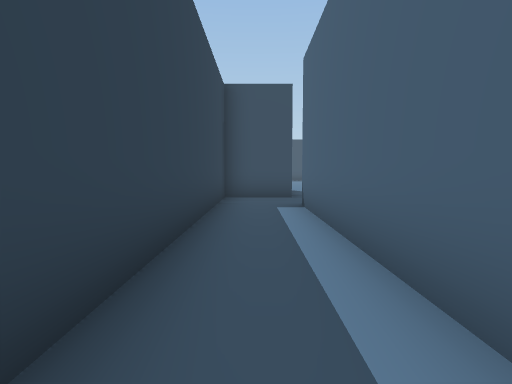
View 1 (above)

16 first-person views from a walk through a 3-D level made in the Unity game engine. The camera is 1.5 m above the floor, tilts 4° down and sees 80° across. The floor is counted in squares, 2 m on a side. Each view is taken from the middle of a square. On the plan, view 1 faces up. The plan holds only what a view shows up to about 10 squares ahead; the rest is blank.

View 2
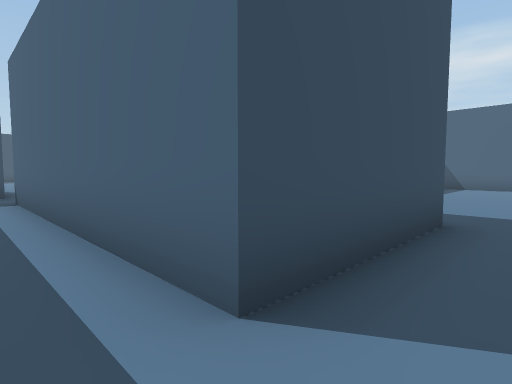

View 3
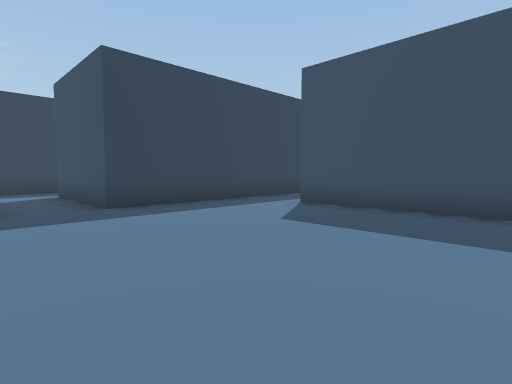

View 4
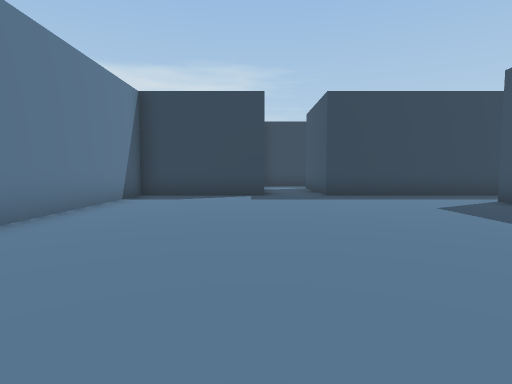

View 5
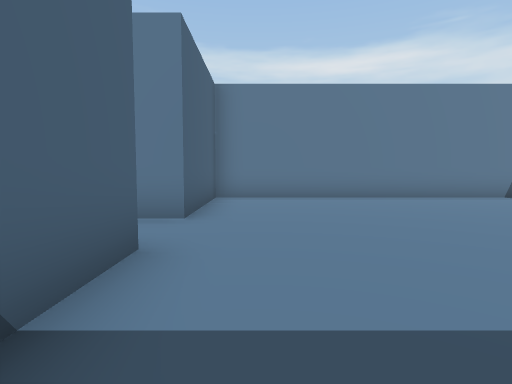

View 6
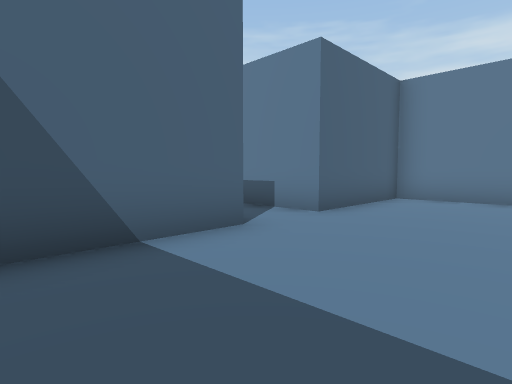

View 7
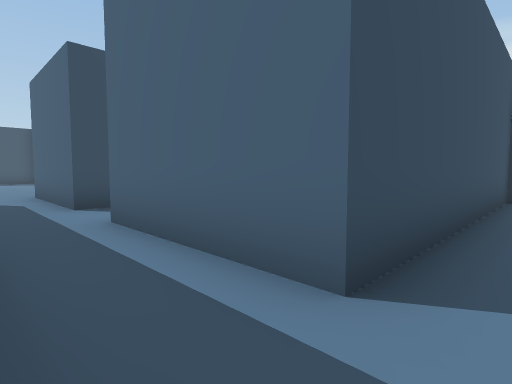

View 8
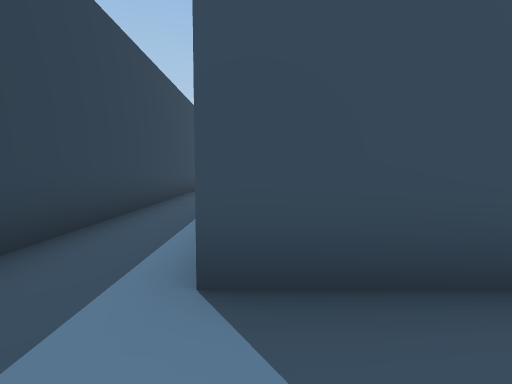

View 9
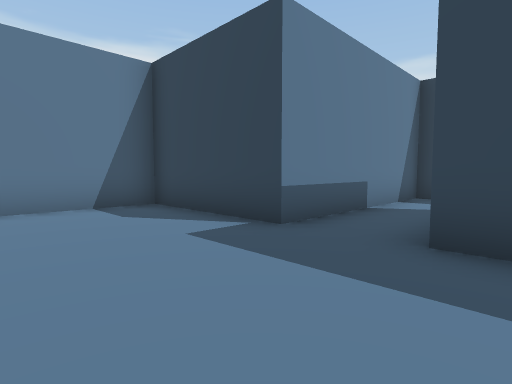

View 10
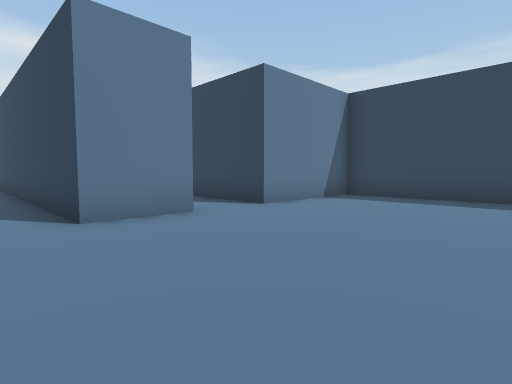

View 11
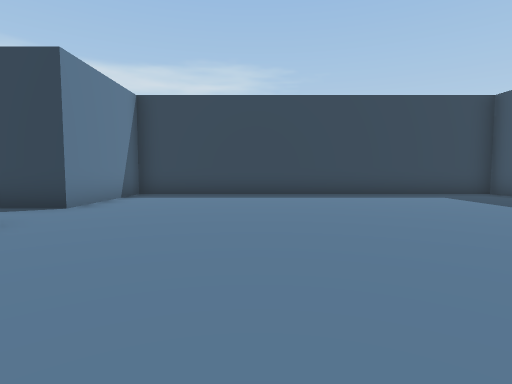

View 12
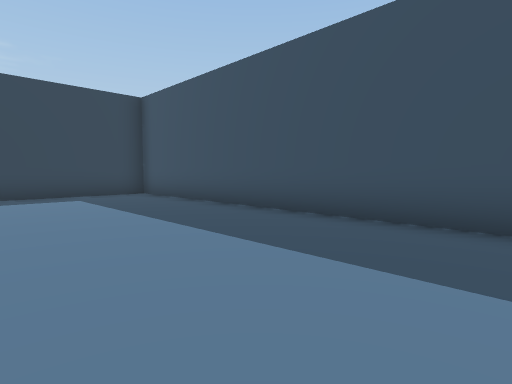

View 13
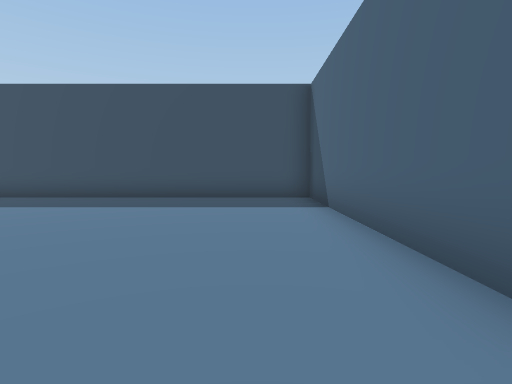

View 14
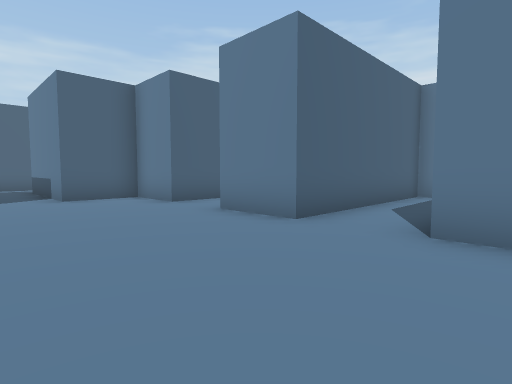

View 15
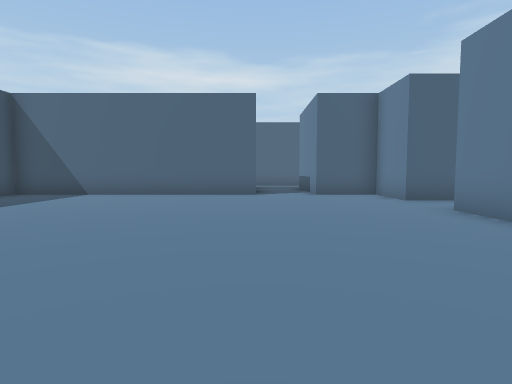

View 16
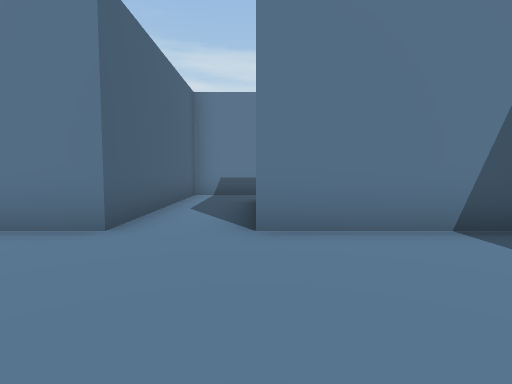

### Floor plan
Points are (right, up) in squares from view 1. A wall is a line through its corners. A room is listed if a view was taken in it or the views show most of it. See-through windows are left out.
Room 1 (views 1, 2, 3, 4, 5, 6, 7, 8, 9)
walls: (14.1, -1) (14.1, 2.9) (6.6, 2.9) (6.6, 6.6); (6.6, 8.5) (6.6, 12.3); (-0.9, -0.6) (-0.9, -2.7) (4.8, -2.7) (4.8, -6.5) (14.1, -6.5) (14.1, -2.7); (1.1, 8.5) (-0.9, 8.5) (-0.9, 1); (4.8, 12.3) (4.8, -0.9) (1, -0.9) (1, 6.6)
ways out: opening at (1, 7.5) to room 2; opening at (5.5, 12) to room 2; opening at (7, 7.5); opening at (15, -1.5)
Room 2 (views 10, 11, 12, 13, 14, 15, 16)
walls: (8.5, 16) (8.5, 23.5) (-2.7, 23.5) (-2.7, 12.3) (1, 12.3) (1, 9.4); (6.6, 12.3) (8.5, 12.3) (8.5, 14.1); (1, 6.6) (2.9, 6.6) (2.9, 12.3) (4.8, 12.3)
ways out: opening at (1, 7.5) to room 1; opening at (5.5, 12) to room 1; opening at (9, 15)

Where each view was taken, in squares from view 1:
view 1: 0 up, 0 right, facing up
view 2: 2 down, 0 right, facing up-right
view 3: 3 down, 11 right, facing up-left
view 4: 3 down, 14 right, facing left
view 5: 2 up, 13 right, facing down
view 6: 2 up, 11 right, facing down-right
view 7: 2 up, 5 right, facing up-right
view 8: 1 up, 7 right, facing up
view 9: 0 up, 8 right, facing down-left
view 10: 17 up, 6 right, facing down-left
view 11: 16 up, 7 right, facing left
view 12: 19 up, 7 right, facing up-left
view 13: 15 up, 7 right, facing up
view 14: 16 up, 0 right, facing down-right
view 15: 16 up, 1 left, facing right
view 16: 16 up, 1 right, facing down
